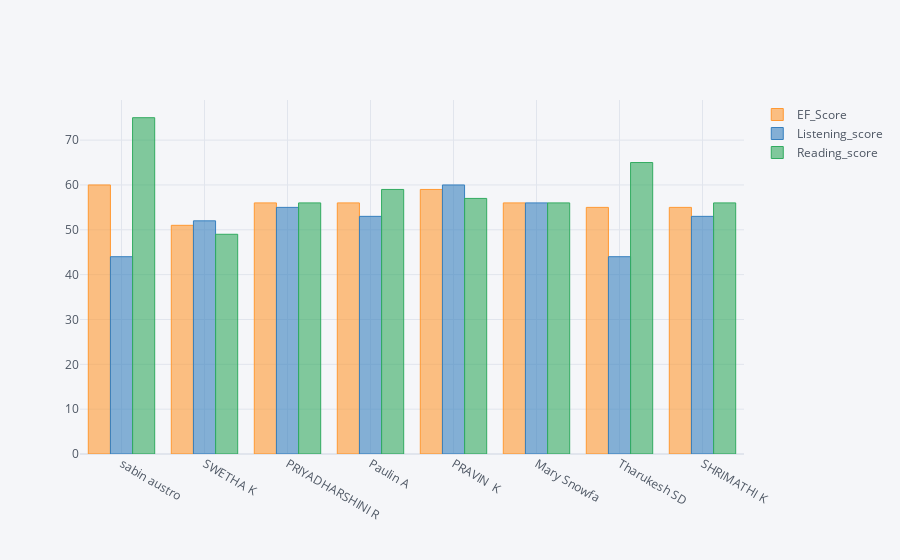

The cell this chart's notebook holds for it:
### Code cell
b2 = df[df["CEFR_level"]=="B2"]
b2[['EF_Score','Listening_score','Reading_score']].iplot(kind="bar")

### Figure 1 — Plotly figure (JSON) as saved in the notebook; plotly's stock layout.template omitted (floating-point values rounded to 4 significant figures)
{"data": [{"marker": {"color": "rgba(255, 153, 51, 0.6)", "line": {"color": "rgba(255, 153, 51, 1.0)", "width": 1}}, "name": "EF_Score", "orientation": "v", "text": "", "x": ["sabin austro", "SWETHA K", "PRIYADHARSHINI R", "Paulin A", "PRAVIN  K", "Mary Snowfa", "Tharukesh SD", "SHRIMATHI K"], "y": [60, 51, 56, 56, 59, 56, 55, 55], "type": "bar"}, {"marker": {"color": "rgba(55, 128, 191, 0.6)", "line": {"color": "rgba(55, 128, 191, 1.0)", "width": 1}}, "name": "Listening_score", "orientation": "v", "text": "", "x": ["sabin austro", "SWETHA K", "PRIYADHARSHINI R", "Paulin A", "PRAVIN  K", "Mary Snowfa", "Tharukesh SD", "SHRIMATHI K"], "y": [44, 52, 55, 53, 60, 56, 44, 53], "type": "bar"}, {"marker": {"color": "rgba(50, 171, 96, 0.6)", "line": {"color": "rgba(50, 171, 96, 1.0)", "width": 1}}, "name": "Reading_score", "orientation": "v", "text": "", "x": ["sabin austro", "SWETHA K", "PRIYADHARSHINI R", "Paulin A", "PRAVIN  K", "Mary Snowfa", "Tharukesh SD", "SHRIMATHI K"], "y": [75, 49, 56, 59, 57, 56, 65, 56], "type": "bar"}], "layout": {"legend": {"bgcolor": "#F5F6F9", "font": {"color": "#4D5663"}}, "paper_bgcolor": "#F5F6F9", "plot_bgcolor": "#F5F6F9", "title": {"font": {"color": "#4D5663"}}, "xaxis": {"gridcolor": "#E1E5ED", "showgrid": true, "tickfont": {"color": "#4D5663"}, "title": {"font": {"color": "#4D5663"}, "text": ""}, "zerolinecolor": "#E1E5ED"}, "yaxis": {"gridcolor": "#E1E5ED", "showgrid": true, "tickfont": {"color": "#4D5663"}, "title": {"font": {"color": "#4D5663"}, "text": ""}, "zerolinecolor": "#E1E5ED"}}}
